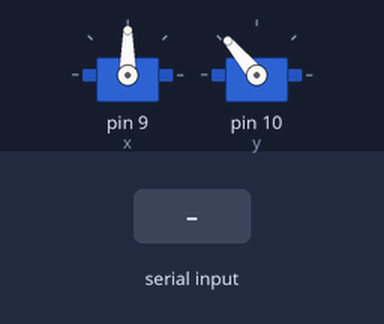
A sketch run on a simulated Arduino Uno, built with avr-gcc and run on an emulated ATmega328P. Parts: 2 × servo. The test bench sets the inputs (shaded band).

Above: at 1.2 s.
1.3 s: ",\n" received over Serial
At 1.8 s:
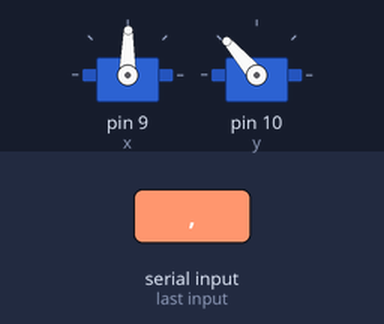
2.8 s: "90,45,200\n" received over Serial
At 3.3 s:
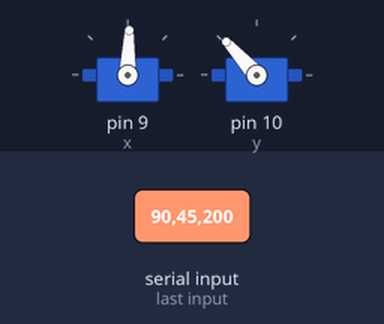
Timing chart, 0 to 5.8 s (numbered marks = the images above; inputs shaded):
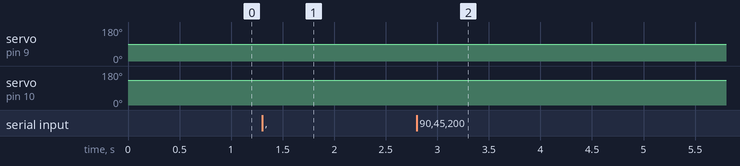

The sketch:

pyserial.ino
```cpp
#include <Servo.h>

// create servo objects
Servo x;
Servo y;

// values sent by python
int cx;
int cy;
int w;
int h;

int xpos = 90;
int ypos = 130;

// frame center
int frameCenterX = 320;
int frameCenterY = 240;

// tracking parameters
int deadZone = 20;     // pixels where no movement occurs
float gain = 0.02;     // movement sensitivity

void setup() {
  Serial.begin(9600);
  Serial.setTimeout(10); // Very fast timeout

  x.attach(9);
  y.attach(10);

  x.write(90);
  y.write(130);
}

void loop() {

  if (Serial.available() > 0) {

    // DATA RETRIEVAL
    String msg = Serial.readStringUntil('\n');
    msg.trim();

    int firstComma = msg.indexOf(",");
    int secondComma = msg.indexOf(",", firstComma + 1);
    int thirdComma = msg.indexOf(",", secondComma + 1);

    cx = msg.substring(0, firstComma).toInt();
    cy = msg.substring(firstComma + 1, secondComma).toInt();
    w  = msg.substring(secondComma + 1, thirdComma).toInt();
    h  = msg.substring(thirdComma + 1).toInt();

    // ================================
    // CAMERA TRACKING
    // ================================

    // move right
    if ((cx > 160) && (cx - 160 > 40)) { xpos +=1; }
    // move left
    if ((cx < 160) && (160 - cx > 40)) { xpos -=1; }

    // move up
    if ((cy < 120) && (120 - cy > 30)){ ypos +=1; }
    // move down
    if ((cy > 120) && (cy - 120 > 30)) { ypos -=1; }

    constrain(xpos, 0, 180);
    x.write(xpos);
    ypos = constrain(ypos, 0, 145);
    y.write(ypos);
    //delay(300);


    // ================================
    // DEBUG OUTPUT
    // ================================

    /*
    if (msg.length() > 0) {
      Serial.print("X_MIDDLE: ");
      Serial.print(cx);
      Serial.print(", Y_MIDDLE: ");
      Serial.print(cy);
      Serial.print(", ");
      Serial.print(w);
      Serial.print(", ");
      Serial.println(h);

    }
    */

  }
}
```

Measured:
- after the input at 1.3 s, servo on pin 9 (x): 90° → 89° at once; servo on pin 10 (y): 130° → 131° at once
- after the input at 2.8 s, servo on pin 9 (x): 89° → 88° at once; servo on pin 10 (y): 131° → 132° at once
